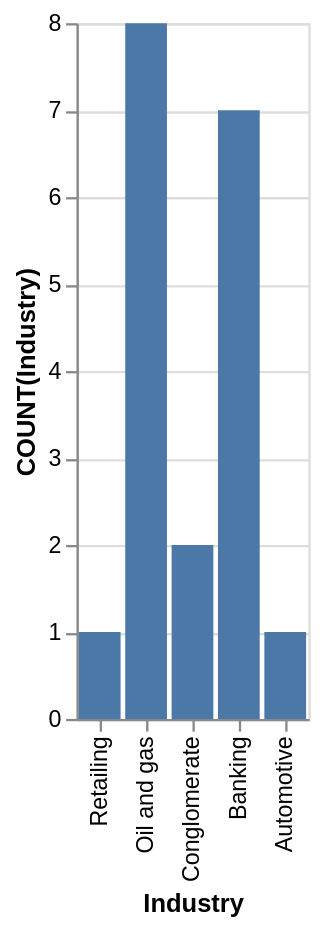

This figure's Vega-Lite source:
### Vega-Lite specification from a JSON file in a GitHub repository (floating-point values rounded to 4 significant figures)
{"data": {"values": [{"x_data": "Retailing", "y_data": 1}, {"x_data": "Oil and gas", "y_data": 8}, {"x_data": "Conglomerate", "y_data": 2}, {"x_data": "Banking", "y_data": 7}, {"x_data": "Automotive", "y_data": 1}]}, "mark": "bar", "encoding": {"x": {"field": "x_data", "type": "nominal", "title": "Industry", "sort": "descending"}, "y": {"field": "y_data", "type": "quantitative", "title": "COUNT(Industry)"}}}
